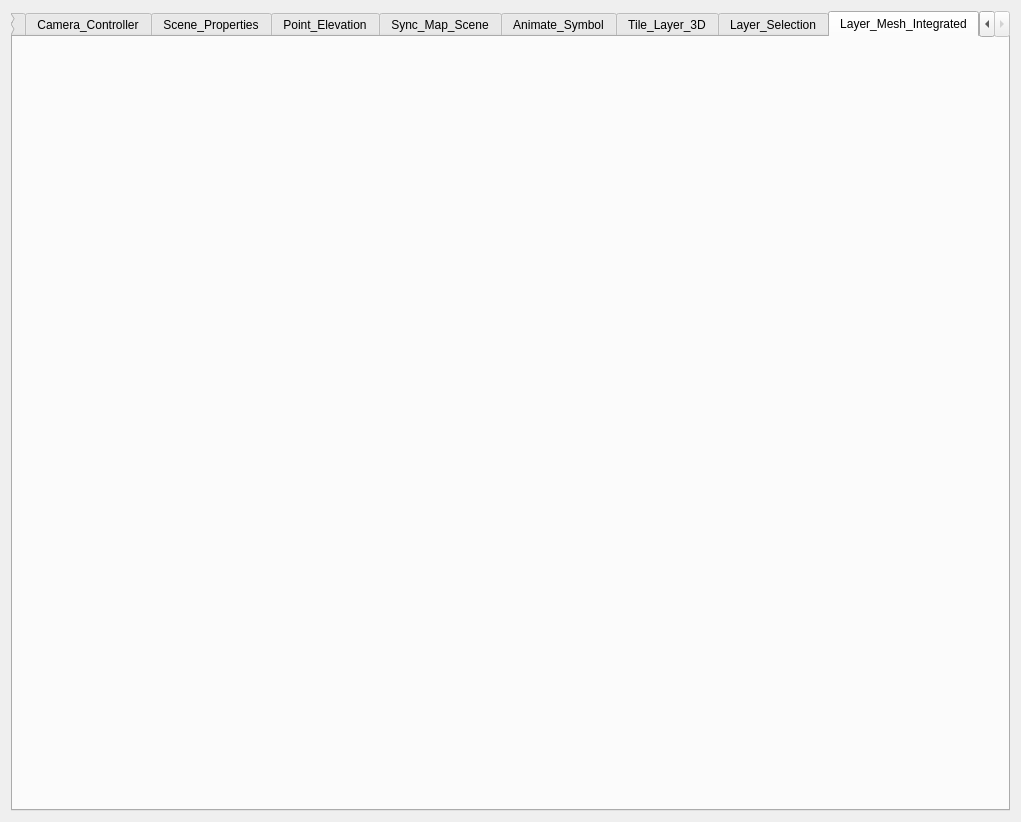
<?xml version="1.0" encoding="UTF-8"?>
<ui version="4.0">
 <class>ArcGIS_Window</class>
 <widget class="QWidget" name="ArcGIS_Window">
  <property name="geometry">
   <rect>
    <x>0</x>
    <y>0</y>
    <width>1021</width>
    <height>822</height>
   </rect>
  </property>
  <property name="windowTitle">
   <string>Form</string>
  </property>
  <layout class="QGridLayout" name="gridLayout_2">
   <item row="0" column="0">
    <widget class="QTabWidget" name="tabWidget">
     <property name="currentIndex">
      <number>14</number>
     </property>
     <widget class="QWidget" name="tab_12">
      <attribute name="title">
       <string>Widget_Basic</string>
      </attribute>
      <layout class="QGridLayout" name="gridLayout_15">
       <item row="0" column="0">
        <widget class="Widget_Basic" name="widget_11" native="true"/>
       </item>
      </layout>
     </widget>
     <widget class="QWidget" name="tab_11">
      <attribute name="title">
       <string>Surface_Creation</string>
      </attribute>
      <layout class="QGridLayout" name="gridLayout_14">
       <item row="0" column="0">
        <widget class="Surface_Creation" name="widget_10" native="true"/>
       </item>
      </layout>
     </widget>
     <widget class="QWidget" name="tab">
      <attribute name="title">
       <string>Terrain Surface</string>
      </attribute>
      <layout class="QGridLayout" name="gridLayout">
       <item row="0" column="0">
        <widget class="Terrain_Surface" name="widget" native="true"/>
       </item>
       <item row="1" column="0">
        <widget class="QGroupBox" name="groupBox_5">
         <property name="title">
          <string>GroupBox</string>
         </property>
         <layout class="QHBoxLayout" name="horizontalLayout_6">
          <item>
           <widget class="QLabel" name="label_12">
            <property name="text">
             <string>ElevationExaggeration</string>
            </property>
            <property name="alignment">
             <set>Qt::AlignmentFlag::AlignCenter</set>
            </property>
           </widget>
          </item>
          <item>
           <widget class="QDoubleSpinBox" name="spin_terrain_exaggeration">
            <property name="alignment">
             <set>Qt::AlignmentFlag::AlignCenter</set>
            </property>
            <property name="value">
             <double>2.500000000000000</double>
            </property>
           </widget>
          </item>
         </layout>
        </widget>
       </item>
      </layout>
     </widget>
     <widget class="QWidget" name="tab_2">
      <attribute name="title">
       <string>Mobile_Scene_Package</string>
      </attribute>
      <layout class="QGridLayout" name="gridLayout_3">
       <item row="0" column="0">
        <widget class="Mobile_Scene_Package" name="widget_3" native="true"/>
       </item>
      </layout>
     </widget>
     <widget class="QWidget" name="tab_3">
      <attribute name="title">
       <string>Scene_Symbol</string>
      </attribute>
      <layout class="QGridLayout" name="gridLayout_4">
       <item row="0" column="0">
        <widget class="Scene_Symbol" name="widget_2" native="true"/>
       </item>
      </layout>
     </widget>
     <widget class="QWidget" name="tab_8">
      <attribute name="title">
       <string>Distance_Composite_Symbol</string>
      </attribute>
      <layout class="QGridLayout" name="gridLayout_13">
       <item row="0" column="0">
        <widget class="Distance_Composite_Symbol" name="widget_8" native="true"/>
       </item>
      </layout>
     </widget>
     <widget class="QWidget" name="tab_4">
      <attribute name="title">
       <string>Surface_Placement</string>
      </attribute>
      <layout class="QGridLayout" name="gridLayout_5">
       <item row="0" column="0" colspan="2">
        <widget class="Surface_Placement" name="widget_4" native="true"/>
       </item>
       <item row="1" column="1">
        <layout class="QHBoxLayout" name="horizontalLayout_2">
         <item>
          <widget class="QLabel" name="label_2">
           <property name="text">
            <string>ZValue</string>
           </property>
          </widget>
         </item>
         <item>
          <widget class="QSlider" name="slider_z">
           <property name="orientation">
            <enum>Qt::Orientation::Horizontal</enum>
           </property>
          </widget>
         </item>
         <item>
          <widget class="QPushButton" name="draped_visibility">
           <property name="text">
            <string>Draped_Visibility</string>
           </property>
           <property name="checked">
            <bool>false</bool>
           </property>
          </widget>
         </item>
        </layout>
       </item>
      </layout>
     </widget>
     <widget class="QWidget" name="tab_5">
      <attribute name="title">
       <string>Camera_Controller</string>
      </attribute>
      <layout class="QGridLayout" name="gridLayout_6">
       <item row="0" column="0">
        <widget class="QGroupBox" name="groupBox">
         <property name="title">
          <string>Select Camera Controller</string>
         </property>
         <layout class="QGridLayout" name="gridLayout_7">
          <item row="0" column="0">
           <widget class="QRadioButton" name="radio_GlobeCameraController">
            <property name="text">
             <string>GlobeCameraController</string>
            </property>
            <property name="checked">
             <bool>true</bool>
            </property>
           </widget>
          </item>
          <item row="0" column="1">
           <widget class="QRadioButton" name="radio_OrbitGeoElementCameraController">
            <property name="text">
             <string>OrbitGeoElementCameraController</string>
            </property>
           </widget>
          </item>
          <item row="0" column="2">
           <widget class="QRadioButton" name="radio_OrbitLocationCameraController">
            <property name="text">
             <string>OrbitLocationCameraController</string>
            </property>
           </widget>
          </item>
         </layout>
        </widget>
       </item>
       <item row="1" column="0">
        <widget class="Camera_Controller" name="widget_5" native="true"/>
       </item>
      </layout>
     </widget>
     <widget class="QWidget" name="tab_6">
      <attribute name="title">
       <string>Scene_Properties</string>
      </attribute>
      <layout class="QHBoxLayout" name="horizontalLayout" stretch="1,3">
       <item>
        <widget class="QGroupBox" name="groupBox_2">
         <property name="title">
          <string/>
         </property>
         <layout class="QGridLayout" name="gridLayout_10">
          <item row="1" column="0">
           <layout class="QGridLayout" name="gridLayout_8">
            <item row="0" column="0">
             <widget class="QLabel" name="label">
              <property name="text">
               <string>Roll</string>
              </property>
             </widget>
            </item>
            <item row="0" column="1">
             <widget class="QLabel" name="value_roll">
              <property name="text">
               <string>value_roll</string>
              </property>
             </widget>
            </item>
            <item row="1" column="0" colspan="2">
             <widget class="QSlider" name="slider_roll">
              <property name="maximum">
               <number>360</number>
              </property>
              <property name="orientation">
               <enum>Qt::Orientation::Horizontal</enum>
              </property>
             </widget>
            </item>
           </layout>
          </item>
          <item row="2" column="0">
           <layout class="QGridLayout" name="gridLayout_9">
            <item row="0" column="0">
             <widget class="QLabel" name="label_4">
              <property name="text">
               <string>Pitch</string>
              </property>
             </widget>
            </item>
            <item row="0" column="1">
             <widget class="QLabel" name="value_pitch">
              <property name="text">
               <string>value_pitch</string>
              </property>
             </widget>
            </item>
            <item row="1" column="0" colspan="2">
             <widget class="QSlider" name="slider_pitch">
              <property name="maximum">
               <number>360</number>
              </property>
              <property name="orientation">
               <enum>Qt::Orientation::Horizontal</enum>
              </property>
             </widget>
            </item>
           </layout>
          </item>
          <item row="0" column="0">
           <layout class="QGridLayout" name="gridLayout_11">
            <item row="0" column="0">
             <widget class="QLabel" name="label_6">
              <property name="text">
               <string>Heading</string>
              </property>
             </widget>
            </item>
            <item row="0" column="1">
             <widget class="QLabel" name="value_heading">
              <property name="text">
               <string>value_heading</string>
              </property>
             </widget>
            </item>
            <item row="1" column="0" colspan="2">
             <widget class="QSlider" name="slider_heading">
              <property name="maximum">
               <number>360</number>
              </property>
              <property name="orientation">
               <enum>Qt::Orientation::Horizontal</enum>
              </property>
             </widget>
            </item>
           </layout>
          </item>
         </layout>
        </widget>
       </item>
       <item>
        <widget class="Scene_Properties" name="widget_6" native="true"/>
       </item>
      </layout>
     </widget>
     <widget class="QWidget" name="tab_7">
      <attribute name="title">
       <string>Point_Elevation</string>
      </attribute>
      <layout class="QGridLayout" name="gridLayout_12">
       <item row="0" column="0">
        <widget class="Point_Elevation" name="widget_7" native="true"/>
       </item>
       <item row="1" column="0">
        <widget class="QGroupBox" name="groupBox_3">
         <property name="title">
          <string/>
         </property>
         <layout class="QHBoxLayout" name="horizontalLayout_3">
          <item>
           <widget class="QLabel" name="label_3">
            <property name="text">
             <string>Elevation = </string>
            </property>
           </widget>
          </item>
          <item>
           <widget class="QLabel" name="value_elevation">
            <property name="text">
             <string>value_elevation</string>
            </property>
           </widget>
          </item>
         </layout>
        </widget>
       </item>
      </layout>
     </widget>
     <widget class="QWidget" name="tab_9">
      <attribute name="title">
       <string>Sync_Map_Scene</string>
      </attribute>
      <layout class="QHBoxLayout" name="horizontalLayout_4">
       <item>
        <widget class="Sync_Map_Scene" name="widget_map_scene" native="true"/>
       </item>
      </layout>
     </widget>
     <widget class="QWidget" name="tab_10">
      <attribute name="title">
       <string>Animate_Symbol</string>
      </attribute>
      <layout class="QHBoxLayout" name="horizontalLayout_5" stretch="0,3">
       <item>
        <widget class="QGroupBox" name="groupBox_6">
         <property name="title">
          <string/>
         </property>
         <layout class="QGridLayout" name="gridLayout_16">
          <item row="0" column="0" colspan="2">
           <widget class="QLabel" name="label_5">
            <property name="text">
             <string>Mission</string>
            </property>
           </widget>
          </item>
          <item row="0" column="2" colspan="2">
           <widget class="QComboBox" name="mission_select">
            <item>
             <property name="text">
              <string>Grand Canyon</string>
             </property>
            </item>
            <item>
             <property name="text">
              <string>Hawaii</string>
             </property>
            </item>
            <item>
             <property name="text">
              <string>Pyrenees</string>
             </property>
            </item>
            <item>
             <property name="text">
              <string>Snowdon</string>
             </property>
            </item>
           </widget>
          </item>
          <item row="1" column="0">
           <widget class="QLabel" name="label_7">
            <property name="text">
             <string>Frame</string>
            </property>
           </widget>
          </item>
          <item row="1" column="1" colspan="2">
           <widget class="QLabel" name="value_frame">
            <property name="text">
             <string>0</string>
            </property>
           </widget>
          </item>
          <item row="1" column="3">
           <widget class="QSlider" name="slider_frame">
            <property name="maximum">
             <number>100000</number>
            </property>
            <property name="orientation">
             <enum>Qt::Orientation::Horizontal</enum>
            </property>
           </widget>
          </item>
          <item row="2" column="0" colspan="4">
           <widget class="QPushButton" name="button_play">
            <property name="text">
             <string>Play</string>
            </property>
            <property name="checkable">
             <bool>true</bool>
            </property>
           </widget>
          </item>
          <item row="3" column="0">
           <widget class="QLabel" name="label_8">
            <property name="text">
             <string>Camera</string>
            </property>
           </widget>
          </item>
          <item row="3" column="3">
           <widget class="QPushButton" name="camera_follow">
            <property name="text">
             <string>Follow</string>
            </property>
            <property name="checkable">
             <bool>true</bool>
            </property>
            <property name="checked">
             <bool>true</bool>
            </property>
           </widget>
          </item>
          <item row="4" column="0" colspan="4">
           <widget class="QGroupBox" name="groupBox_4">
            <property name="title">
             <string>OrbitGeoElementCameraController</string>
            </property>
            <layout class="QVBoxLayout" name="verticalLayout">
             <item>
              <widget class="QLabel" name="label_10">
               <property name="text">
                <string>Angle</string>
               </property>
              </widget>
             </item>
             <item>
              <widget class="QSlider" name="slider_angle">
               <property name="maximum">
                <number>180</number>
               </property>
               <property name="value">
                <number>45</number>
               </property>
               <property name="orientation">
                <enum>Qt::Orientation::Horizontal</enum>
               </property>
              </widget>
             </item>
             <item>
              <widget class="QLabel" name="label_9">
               <property name="text">
                <string>Zoom</string>
               </property>
              </widget>
             </item>
             <item>
              <widget class="QSlider" name="slider_zoom">
               <property name="minimum">
                <number>10</number>
               </property>
               <property name="maximum">
                <number>5000</number>
               </property>
               <property name="value">
                <number>500</number>
               </property>
               <property name="orientation">
                <enum>Qt::Orientation::Horizontal</enum>
               </property>
              </widget>
             </item>
             <item>
              <widget class="QLabel" name="label_11">
               <property name="text">
                <string>Speed</string>
               </property>
              </widget>
             </item>
             <item>
              <widget class="QSlider" name="slider_speed">
               <property name="minimum">
                <number>1</number>
               </property>
               <property name="maximum">
                <number>100</number>
               </property>
               <property name="value">
                <number>50</number>
               </property>
               <property name="orientation">
                <enum>Qt::Orientation::Horizontal</enum>
               </property>
              </widget>
             </item>
            </layout>
           </widget>
          </item>
         </layout>
        </widget>
       </item>
       <item>
        <widget class="Animate_Symbol" name="widget_9" native="true"/>
       </item>
      </layout>
     </widget>
     <widget class="QWidget" name="tab_13">
      <attribute name="title">
       <string>Tile_Layer_3D</string>
      </attribute>
      <layout class="QGridLayout" name="gridLayout_17">
       <item row="0" column="0">
        <widget class="Tile_Layer_3D" name="widget_12" native="true"/>
       </item>
      </layout>
     </widget>
     <widget class="QWidget" name="tab_14">
      <attribute name="title">
       <string>Layer_Selection</string>
      </attribute>
      <layout class="QGridLayout" name="gridLayout_18">
       <item row="0" column="0">
        <widget class="Layer_Selection" name="widget_13" native="true"/>
       </item>
      </layout>
     </widget>
     <widget class="QWidget" name="tab_15">
      <attribute name="title">
       <string>Layer_Mesh_Integrated</string>
      </attribute>
      <layout class="QGridLayout" name="gridLayout_19">
       <item row="0" column="0">
        <widget class="Layer_Mesh_Integrated" name="widget_14" native="true"/>
       </item>
      </layout>
     </widget>
    </widget>
   </item>
  </layout>
 </widget>
 <customwidgets>
  <customwidget>
   <class>Terrain_Surface</class>
   <extends>QWidget</extends>
   <header location="global">Demo/Terrain_Surface.hpp</header>
   <container>1</container>
  </customwidget>
  <customwidget>
   <class>Mobile_Scene_Package</class>
   <extends>QWidget</extends>
   <header location="global">Demo/Mobile_Scene_Package.hpp</header>
   <container>1</container>
  </customwidget>
  <customwidget>
   <class>Scene_Symbol</class>
   <extends>QWidget</extends>
   <header location="global">Demo/Scene_Symbol.hpp</header>
   <container>1</container>
  </customwidget>
  <customwidget>
   <class>Surface_Placement</class>
   <extends>QWidget</extends>
   <header location="global">Demo/Surface_Placement.hpp</header>
   <container>1</container>
  </customwidget>
  <customwidget>
   <class>Camera_Controller</class>
   <extends>QWidget</extends>
   <header location="global">Demo/Camera_Controller.hpp</header>
   <container>1</container>
  </customwidget>
  <customwidget>
   <class>Scene_Properties</class>
   <extends>QWidget</extends>
   <header location="global">Demo/Scene_Properties.hpp</header>
   <container>1</container>
  </customwidget>
  <customwidget>
   <class>Point_Elevation</class>
   <extends>QWidget</extends>
   <header location="global">Demo/Point_Elevation.hpp</header>
   <container>1</container>
  </customwidget>
  <customwidget>
   <class>Distance_Composite_Symbol</class>
   <extends>QWidget</extends>
   <header location="global">Demo/Distance_Composite_Symbol.hpp</header>
   <container>1</container>
  </customwidget>
  <customwidget>
   <class>Sync_Map_Scene</class>
   <extends>QWidget</extends>
   <header location="global">Demo/Sync_Map_Scene.hpp</header>
   <container>1</container>
  </customwidget>
  <customwidget>
   <class>Animate_Symbol</class>
   <extends>QWidget</extends>
   <header location="global">Demo/Animate_Symbol.hpp</header>
   <container>1</container>
  </customwidget>
  <customwidget>
   <class>Surface_Creation</class>
   <extends>QWidget</extends>
   <header location="global">Demo/Surface_Creation.hpp</header>
   <container>1</container>
  </customwidget>
  <customwidget>
   <class>Widget_Basic</class>
   <extends>QWidget</extends>
   <header location="global">Demo/Widget_Basic.hpp</header>
   <container>1</container>
  </customwidget>
  <customwidget>
   <class>Tile_Layer_3D</class>
   <extends>QWidget</extends>
   <header location="global">Demo/Tile_Layer_3D.hpp</header>
   <container>1</container>
  </customwidget>
  <customwidget>
   <class>Layer_Selection</class>
   <extends>QWidget</extends>
   <header location="global">Demo/Layer_Selection.hpp</header>
   <container>1</container>
  </customwidget>
  <customwidget>
   <class>Layer_Mesh_Integrated</class>
   <extends>QWidget</extends>
   <header location="global">Demo/Layer_Mesh_Integrated.hpp</header>
   <container>1</container>
  </customwidget>
 </customwidgets>
 <resources/>
 <connections/>
</ui>
